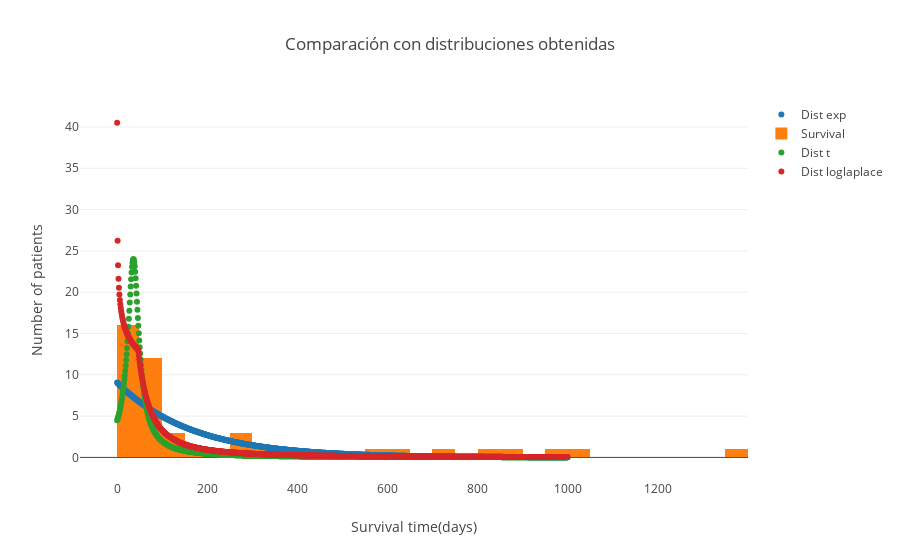

The code cell stored with this chart in its notebook:
### Code cell
#CON PLOTLY
data1 = go.Scatter(y= (dist_exp * len(survival) * smax / nbins), mode= 'markers', name= 'Dist exp')
data2 = go.Histogram(x=survival, nbinsx= 30, name='Survival')
data3 = go.Scatter(y= (distt * len(survival) * smax / nbins), mode= 'markers', name= 'Dist t')
data4 = go.Scatter(y= (dist_l * len(survival) * smax / nbins), mode= 'markers', name= 'Dist loglaplace')
data= [data1, data2 , data3, data4]
layout = go.Layout(title='Comparación con distribuciones obtenidas', xaxis=dict(title='Survival time(days)'),yaxis=dict(title='Number of patients'))
fig = go.Figure(data=data,layout=layout)
iplot(fig, filename = 'Hist')

### Figure 1 — Plotly figure (JSON) as saved in the notebook; plotly's stock layout.template omitted (floating-point values rounded to 4 significant figures; data arrays with more than 128 entries replaced by an {"elided": "..."} marker saying what was removed)
{"data": [{"mode": "markers", "name": "Dist exp", "type": "scatter", "uid": "47a16f3a-6ce3-43ec-88d4-87309fd07fe2", "y": {"elided": "1000 float values"}}, {"name": "Survival", "nbinsx": 30, "type": "histogram", "uid": "c5c1c15a-4888-4da6-8bb1-e721b3d4ca70", "x": [15, 3, 624, 46, 127, 64, 1350, 280, 23, 10, 1024, 39, 730, 136, 1, 836, 60, 54, 47, 1, 51, 44, 994, 51, 897, 253, 147, 51, 322, 65, 551, 66, 228, 65, 25, 63, 12, 29, 48, 297, 50, 68, 26, 161, 14]}, {"mode": "markers", "name": "Dist t", "type": "scatter", "uid": "e45e47ed-28f2-45d7-82d9-a19b88dbff25", "y": {"elided": "1000 float values"}}, {"mode": "markers", "name": "Dist loglaplace", "type": "scatter", "uid": "5f741fbe-1059-4bbd-8470-72e3fa714e53", "y": {"elided": "1000 float values"}}], "layout": {"title": {"text": "Comparación con distribuciones obtenidas"}, "xaxis": {"title": {"text": "Survival time(days)"}}, "yaxis": {"title": {"text": "Number of patients"}}}}
